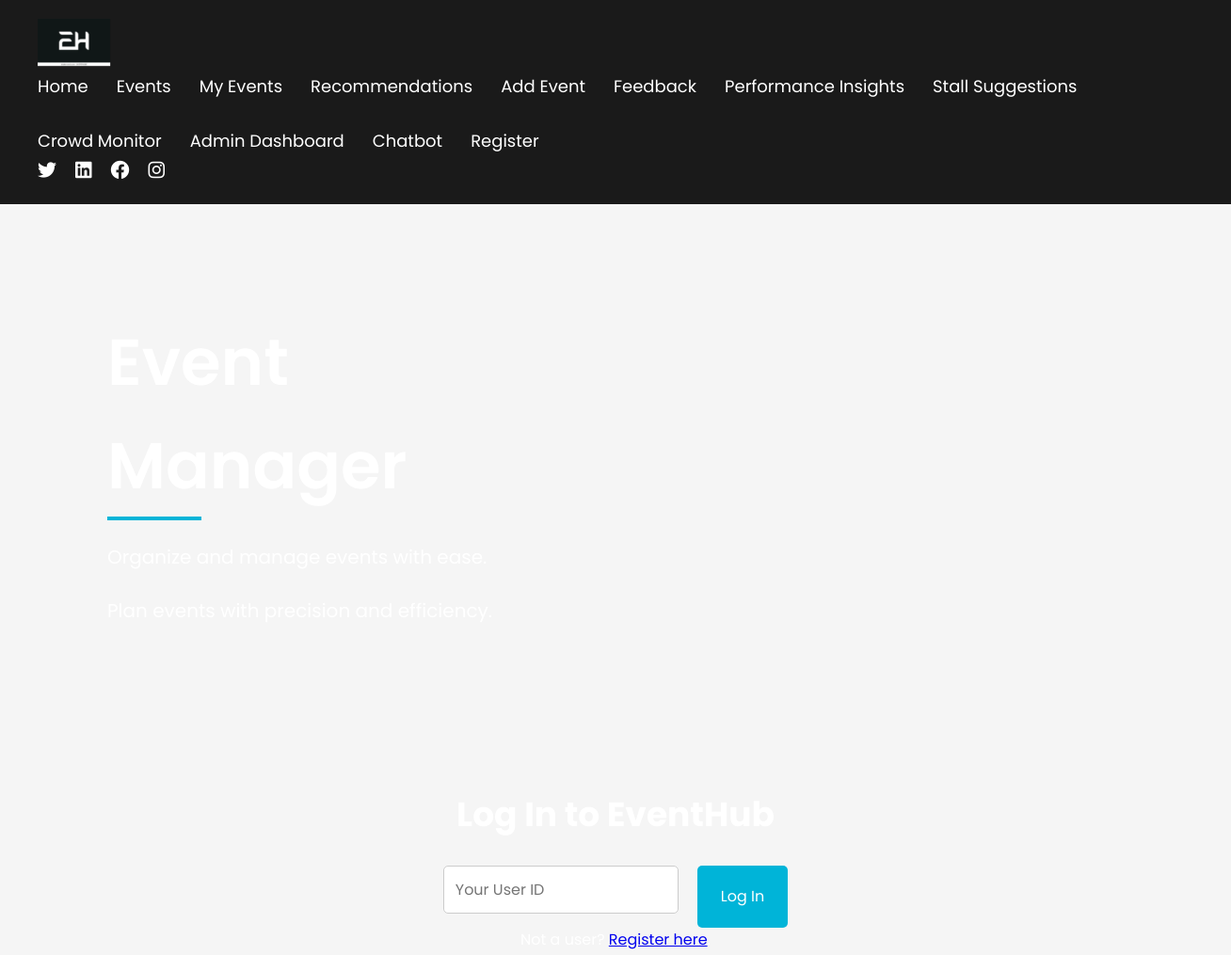
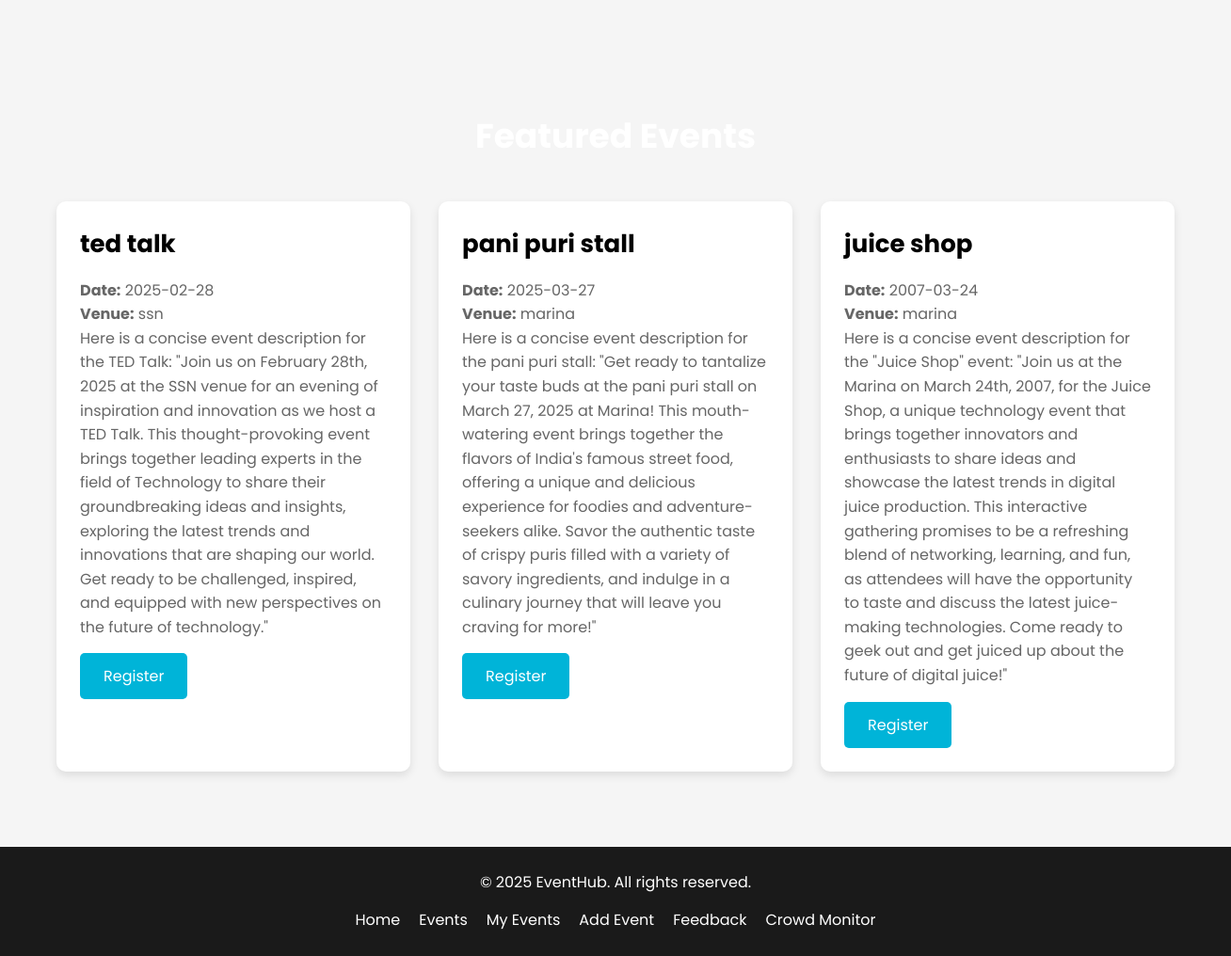
The page / on the database its author committed (2 pictures, top to bottom).
### tables this page shows
CREATE TABLE events (
        id INTEGER PRIMARY KEY AUTOINCREMENT,
        title TEXT NOT NULL,
        date TEXT,
        venue TEXT,
        description TEXT,
        category TEXT NOT NULL,
        created_by INTEGER,
        FOREIGN KEY (created_by) REFERENCES users(id)
    );

### app.py (the view)
@app.route('/')
def index():
    events = get_all_events()[:3]
    return render_template('index.html', events=events)

### app.py (called while the page is built)
def get_db_connection():
    conn = sqlite3.connect('emr.db')
    conn.row_factory = sqlite3.Row
    return conn

def get_all_events():
    conn = get_db_connection()
    cursor = conn.cursor()
    cursor.execute("SELECT * FROM events ORDER BY id DESC")
    events = cursor.fetchall()
    conn.close()
    return events

### templates/index.html (shortened to what this page needs)
<!DOCTYPE html>
<html lang="en">
<head>
    <link rel="stylesheet" href="{{ url_for('static', filename='css/styles.css') }}">
    <link rel="stylesheet" href="https://cdnjs.cloudflare.com/ajax/libs/font-awesome/6.0.0-beta3/css/all.min.css">
</head>
<body>
    <div id="vanta-bg"></div>
    <nav class="navbar">
        <div class="logo animate-slide-in-left">
            <img src="{{ url_for('static', filename='images/logo.png') }}" alt="EventHub Logo">
        </div>
        <ul class="nav-links">
            <li class="animate-slide-in-right"><a href="/">Home</a></li>
            <li class="animate-slide-in-right"><a href="/events">Events</a></li>
            <li class="animate-slide-in-right"><a href="/my_events">My Events</a></li>
            <li class="animate-slide-in-right"><a href="/recommendations">Recommendations</a></li>
            <li class="animate-slide-in-right"><a href="/add_event">Add Event</a></li>
            <li class="animate-slide-in-right"><a href="/feedback">Feedback</a></li>
            <li class="animate-slide-in-right"><a href="/performance_insights">Performance Insights</a></li>
            <li class="animate-slide-in-right"><a href="/stall_suggestions">Stall Suggestions</a></li>
            <li class="animate-slide-in-right"><a href="/crowd_monitor">Crowd Monitor</a></li>
            <li class="animate-slide-in-right"><a href="/admin_dashboard">Admin Dashboard</a></li>
            <li class="animate-slide-in-right"><a href="/chatbot">Chatbot</a></li>
            <li class="animate-slide-in-right"><a href="/register">Register</a></li>
        </ul>
        <div class="social-icons animate-slide-in-right">
            <a href="#" class="social-icon"><i class="fab fa-twitter"></i></a>
            <a href="#" class="social-icon"><i class="fab fa-linkedin"></i></a>
            <a href="#" class="social-icon"><i class="fab fa-facebook"></i></a>
            <a href="#" class="social-icon"><i class="fab fa-instagram"></i></a>
        </div>
    </nav>
    <main class="scroll-content">
        <section class="hero">
            <div class="hero-content">
                <div class="hero-left animate-fade-in">
                    <h1>Event <span class="highlight">Manager</span></h1>
                    <p>Organize and manage events with ease.</p>
                    <p>Plan events with precision and efficiency.</p>
                </div>
                <div class="hero-right animate-fade-in">
                </div>
            </div>
        </section>
        <section class="login-section animate-slide-up">
            <h2>Log In to EventHub</h2>
            <form id="login-form">
                <input type="number" name="user_id" placeholder="Your User ID" required class="animate-input">
                <button type="submit" class="animate-button">Log In</button>
            </form>
            <p>Not a user? <a href="/register" class="animate-link">Register here</a>.</p>
        </section>
        <section class="latest-work">
            <h2 class="animate-slide-up">Featured Events</h2>
            <div class="work-grid">
                {% for event in events %}
                <div class="work-card animate-card">
                    <h3>{{ event.title }}</h3>
                    <p><strong>Date:</strong> {{ event.date }}</p>
                    <p><strong>Venue:</strong> {{ event.venue }}</p>
                    <p>{{ event.description }}</p>
                    <button class="register-btn animate-button">Register</button>
                </div>
                {% endfor %}
            </div>
        </section>
    </main>
    <footer class="animate-slide-up">
        <p>© 2025 EventHub. All rights reserved.</p>
        <ul>
            <li><a href="/" class="animate-link">Home</a></li>
            <li><a href="/events" class="animate-link">Events</a></li>
            <li><a href="/my_events" class="animate-link">My Events</a></li>
            <li><a href="/add_event" class="animate-link">Add Event</a></li>
            <li><a href="/feedback" class="animate-link">Feedback</a></li>
            <li><a href="/crowd_monitor" class="animate-link">Crowd Monitor</a></li>
        </ul>
    </footer>
</body>
</html>

### static/css/styles.css (style rules this page uses)
* { margin: 0; padding: 0; box-sizing: border-box; font-family: 'Poppins', sans-serif; }
body { background-color: #f5f5f5; overflow-x: hidden; line-height: 1.6; }
.animate-slide-in-left { animation: slideInLeft 0.8s ease-out forwards; }
.animate-slide-in-right { animation: slideInRight 0.8s ease-out forwards; }
.animate-slide-up { animation: slideUp 0.8s ease-out forwards; }
.animate-fade-in { animation: fadeIn 1s ease-out forwards; }
.animate-card { animation: slideUp 0.8s ease-out forwards; transition: transform 0.3s ease, box-shadow 0.3s ease; }
.animate-button { transition: transform 0.3s ease, background-color 0.3s ease; }
.animate-input { transition: border-color 0.3s ease, box-shadow 0.3s ease; }
.animate-link { position: relative; transition: color 0.3s ease; }
.animate-link::after { content: ''; position: absolute; width: 0; height: 2px; background-color: #00b4d8; bottom: -2px; left: 0; transition: width 0.3s ease; }
.navbar { display: flex; justify-content: space-between; align-items: center; background-color: #1a1a1a; padding: 20px 40px; color: white; flex-wrap: wrap; position: sticky; top: 0; z-index: 1000; transition: background-color 0.3s ease; }
.navbar .logo img { height: 50px; transition: transform 0.3s ease; }
.nav-links { list-style: none; display: flex; gap: 30px; flex-wrap: wrap; }
.nav-links li a { color: white; text-decoration: none; font-size: 18px; position: relative; transition: color 0.3s ease; }
.nav-links li a::after { content: ''; position: absolute; width: 0; height: 2px; background-color: #00b4d8; bottom: -5px; left: 0; transition: width 0.3s ease; }
.social-icons { display: flex; gap: 20px; }
.social-icon { color: white; font-size: 20px; transition: transform 0.3s ease, color 0.3s ease; }
.hero { height: 70vh; display: flex; align-items: center; justify-content: center; color: #ffffff; position: relative; overflow: hidden; }
.hero-content { display: flex; width: 100%; max-width: 1200px; }
.hero-left, .hero-right { flex: 1; padding: 60px; color: white; position: relative; }
.hero-left { color: #ffffff; }
.hero-right { color: white; }
.hero-left h1, .hero-right h1 { font-size: 69px; font-weight: 600; position: relative; margin-bottom: 20px; }
.hero-left h1 .highlight, .hero-right h1 { color: #ffffff; position: relative; }
.hero-left h1 .highlight::after, .hero-right h1::after { content: ''; position: absolute; width: 50px; height: 4px; background-color: #00b4d8; bottom: -10px; left: 0; animation: expandWidth 1s ease-out forwards; }
.hero-left p, .hero-right p { font-size: 20px; margin-top: 25px; opacity: 0; animation: fadeIn 1s ease-out 0.5s forwards; }
.login-section { padding: 60px; text-align: center; color:white }
.login-section h2 { font-size: 36px; margin-bottom: 25px; }
.login-section form { display: flex; justify-content: center; gap: 20px; flex-wrap: wrap; }
.login-section input { padding: 12px; font-size: 16px; border: 1px solid #ccc; border-radius: 5px; width: 250px; margin-bottom: 15px; }
.login-section button { padding: 12px 25px; background-color: #00b4d8; color: white; border: none; border-radius: 5px; cursor: pointer; font-size: 16px; }
.latest-work { padding: 60px; }
.latest-work h2 { font-size: 36px; margin-bottom: 40px; text-align: center; }
.work-grid { display: grid; grid-template-columns: repeat(auto-fit, minmax(320px, 1fr)); gap: 30px; }
.work-card { background-color: white; padding: 25px; border-radius: 10px; box-shadow: 0 4px 10px rgba(0, 0, 0, 0.1); transition: transform 0.3s ease, box-shadow 0.3s ease; margin-bottom: 20px; }
.work-card h3 { font-size: 26px; margin-bottom: 15px; }
.work-card p { font-size: 16px; color: #666; line-height: 1.6; }
.register-btn { margin-top: 15px; padding: 12px 25px; background-color: #00b4d8; color: white; border: none; border-radius: 5px; cursor: pointer; font-size: 16px; }
footer { background-color: #1a1a1a; color: white; padding: 25px; text-align: center; }
footer ul { list-style: none; display: flex; justify-content: center; gap: 20px; margin-top: 15px; }
footer ul li a { color: white; text-decoration: none; font-size: 16px; }
#vanta-bg { position: fixed; width: 100vw; height: 100vh; top: 0; left: 0; z-index: -1; }
h2.animate-slide-up { color:white; }

### rows shown on the page
events: title "ted talk", date "2025-02-28", venue "ssn", description "Here is a concise event description for the TED Talk: \"Join us on February 28th, 2025 at the SSN venue for an evening of inspiration and innovation as we host a TED Talk. This thought-provoking event brings together leading experts in the field of Technology to share their groundbreaking ideas and insights, exploring the latest trends and innovations that are shaping our world. Get ready to be challenged, inspired, and equipped with new perspectives on the future of technology.\""
events: title "pani puri stall", date "2025-03-27", venue "marina", description "Here is a concise event description for the pani puri stall: \"Get ready to tantalize your taste buds at the pani puri stall on March 27, 2025 at Marina! This mouth-watering event brings together the flavors of India's famous street food, offering a unique and delicious experience for foodies and adventure-seekers alike. Savor the authentic taste of crispy puris filled with a variety of savory ingredients, and indulge in a culinary journey that will leave you craving for more!\""
events: title "juice shop", date "2007-03-24", venue "marina", description "Here is a concise event description for the \"Juice Shop\" event: \"Join us at the Marina on March 24th, 2007, for the Juice Shop, a unique technology event that brings together innovators and enthusiasts to share ideas and showcase the latest trends in digital juice production. This interactive gathering promises to be a refreshing blend of networking, learning, and fun, as attendees will have the opportunity to taste and discuss the latest juice-making technologies. Come ready to geek out and get juiced up about the future of digital juice!\""
